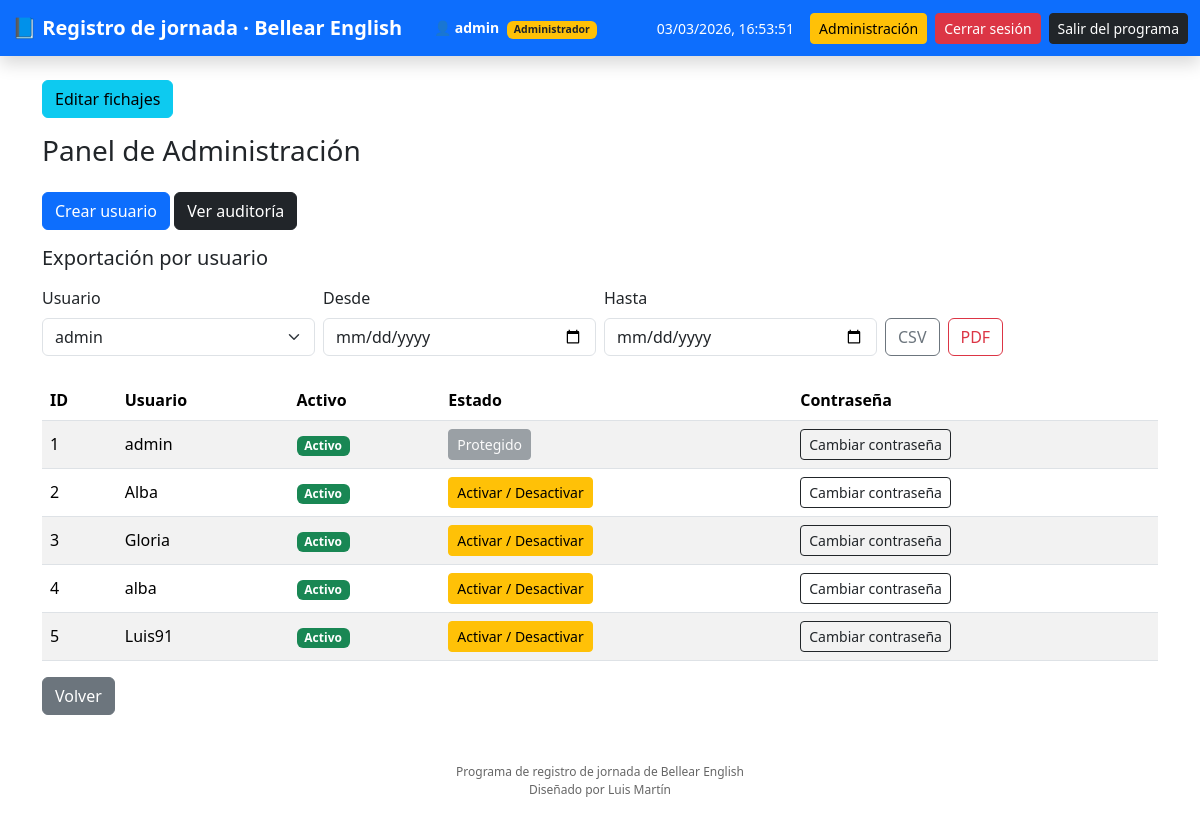
Page /admin (signed in) on the earlier database version.
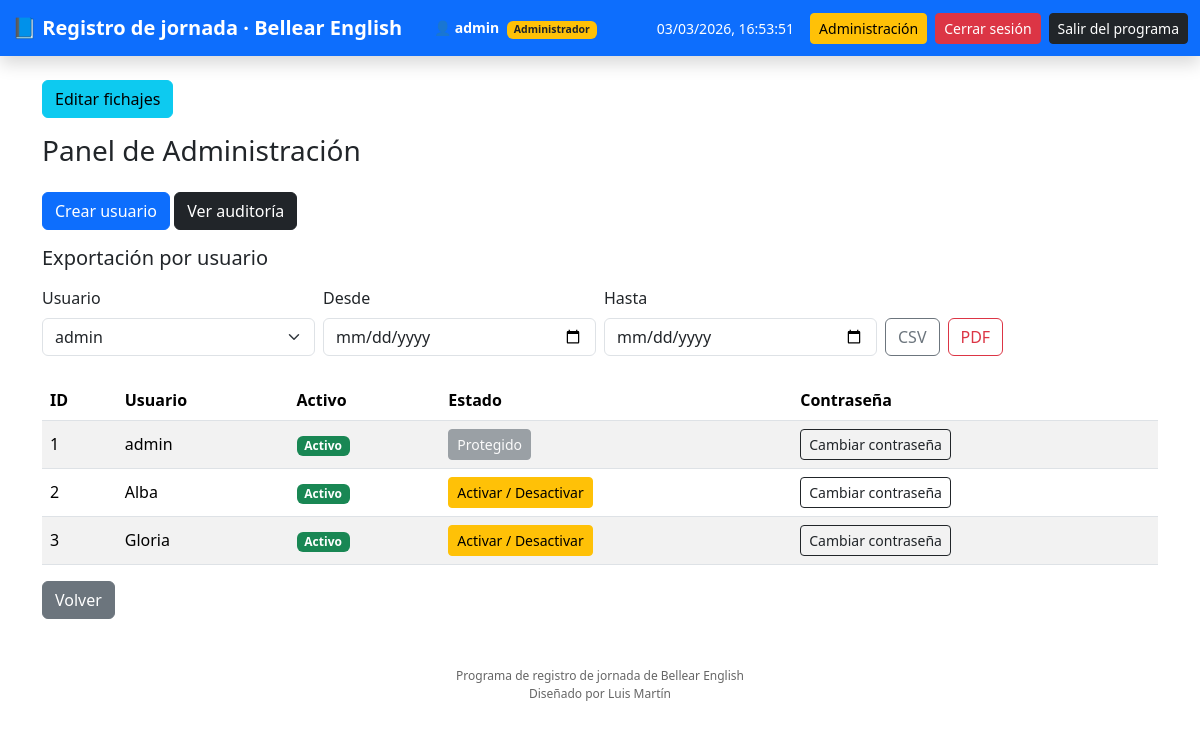
Same page on the later database version.
### tables this page shows
CREATE TABLE users(
        id INTEGER PRIMARY KEY AUTOINCREMENT,
        username TEXT UNIQUE,
        password TEXT,
        is_admin INTEGER,
        activo INTEGER DEFAULT 1
    );

### Registro_jornada.py (the view)
@app.route("/admin")
@login_required
@solo_admin
def admin():
    if not current_user.is_admin:
        return redirect("/dashboard")
    con = db()
    c = con.cursor()
    c.execute("SELECT id, username, activo FROM users")
    users = c.fetchall()
    con.close()
    return render_template("admin.html", users=users)

### Registro_jornada.py (called while the page is built)
def solo_admin(f):
    @wraps(f)
    def decorated_function(*args, **kwargs):
        if not current_user.is_authenticated:
            abort(401)
        if not current_user.is_admin:
            abort(403)
        return f(*args, **kwargs)
    return decorated_function

def db():
    return sqlite3.connect(DATABASE)

@login_manager.user_loader
def load_user(user_id):
    con = db()
    c = con.cursor()
    c.execute("SELECT id, username, is_admin FROM users WHERE id=?", (user_id,))
    r = c.fetchone()
    con.close()
    if r:
        return User(*r)

### templates/admin.html
{% extends "base.html" %}
{% block content %}
<a href="/editar_fichaje" class="btn btn-info mb-3">
    Editar fichajes
</a>
<h3 class="mb-4">Panel de Administración</h3>
<a href="/crear_usuario" class="btn btn-primary mb-3">
    Crear usuario
</a>
<a href="/auditoria" class="btn btn-dark mb-3">
    Ver auditoría
</a>
<h5 class="mb-3">Exportación por usuario</h5>
<form method="get" action="/exportar_admin" class="row g-2 mb-4">
    <div class="col-md-3">
        <label class="form-label">Usuario</label>
        <select name="user_id" class="form-select" required>
            {% for u in users %}
                <option value="{{ u[0] }}">{{ u[1] }}</option>
            {% endfor %}
        </select>
    </div>
    <div class="col-md-3">
        <label class="form-label">Desde</label>
        <input type="date" name="desde" class="form-control" required>
    </div>
    <div class="col-md-3">
        <label class="form-label">Hasta</label>
        <input type="date" name="hasta" class="form-control" required>
    </div>
    <div class="col-md-3 d-flex align-items-end">
        <button type="submit" name="tipo" value="csv" class="btn btn-outline-secondary me-2">
            CSV
        </button>
        <button type="submit" name="tipo" value="pdf" class="btn btn-outline-danger">
            PDF
        </button>
    </div>
</form>
<table class="table table-striped align-middle">
    <thead>
        <tr>
            <th>ID</th>
            <th>Usuario</th>
            <th>Activo</th>
            <th>Estado</th>
            <th>Contraseña</th>
        </tr>
    </thead>
    <tbody>
        {% for u in users %}
        <tr>
            <td>{{ u[0] }}</td>
            <td>{{ u[1] }}</td>
            <td>
                {% if u[2] == 1 %}
                    <span class="badge bg-success">Activo</span>
                {% else %}
                    <span class="badge bg-danger">Desactivado</span>
                {% endif %}
            </td>
            <td>
                {% if u[1] == 'admin' %}
                    <button class="btn btn-secondary btn-sm" disabled>
                        Protegido
                    </button>
                {% else %}
                    <a href="/toggle/{{ u[0] }}"
                       class="btn btn-warning btn-sm"
                       onclick="return confirm('¿Seguro que desea cambiar el estado del usuario?');">
                        Activar / Desactivar
                    </a>
                {% endif %}
            </td>
            <td>
                <a href="/cambiar_password/{{ u[0] }}" class="btn btn-sm btn-outline-dark">
   		 Cambiar contraseña
		</a>
            </td>
        </tr>
        {% endfor %}
    </tbody>
</table>
<a href="/dashboard" class="btn btn-secondary">
    Volver
</a>
{% endblock %}

### templates/base.html (shortened to what this page needs)
<!DOCTYPE html>
<html lang="es">
<head>
    <link href="https://cdn.jsdelivr.net/npm/bootstrap@5.3.2/dist/css/bootstrap.min.css" rel="stylesheet">
</head>
<nav class="navbar navbar-dark bg-primary shadow">
    <div class="container-fluid d-flex justify-content-between align-items-center">
        <div class="d-flex align-items-center flex-wrap">
            <span class="navbar-brand">
                📘 Registro de jornada · Bellear English
            </span>
            {% if current_user.is_authenticated %}
            <span class="text-white ms-3 user-info">
                👤 <strong>{{ current_user.username }}</strong>
                {% if current_user.is_admin %}
                    <span class="badge bg-warning text-dark ms-1">
                        Administrador
                    </span>
                {% endif %}
            </span>
            {% endif %}
        </div>
        {% if current_user.is_authenticated %}
        <div class="d-flex align-items-center">
            <span class="text-white me-3 user-info" id="reloj"></span>
            {% if current_user.is_admin %}
            <a href="/admin" class="btn btn-warning btn-sm me-2">
                Administración
            </a>
            {% endif %}
            <a href="/logout" class="btn btn-danger btn-sm me-2">
                Cerrar sesión
            </a>
            <a href="/exit"
               class="btn btn-dark btn-sm"
               onclick="return confirm('¿Desea cerrar completamente el programa?');">
                Salir del programa
            </a>
        </div>
        {% endif %}
    </div>
</nav>
<div class="container mt-4">
    {% block content %}{% endblock %}
</div>
<div class="text-center mt-5 mb-3 footer-text">
    Programa de registro de jornada de Bellear English<br>
    Diseñado por Luis Martín
</div>
</body>
</html>

Differences in the rows shown:
removed users: id "4", username "alba", activo "Activo"
removed users: id "5", username "Luis91", activo "Activo"
